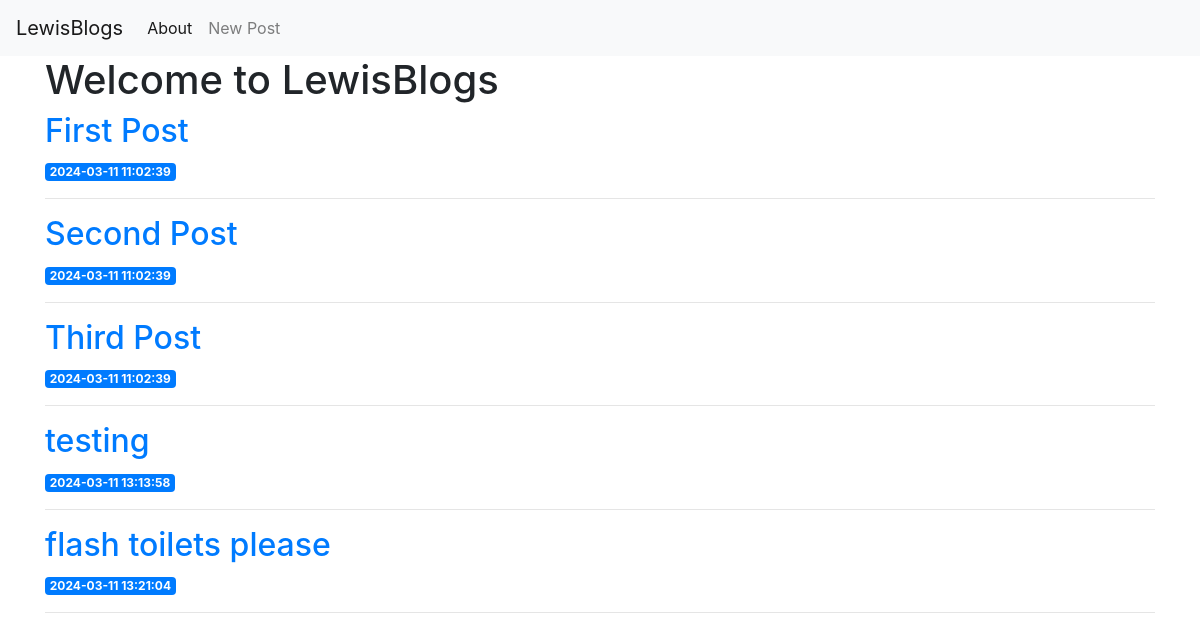
The page / on the database its author committed.
### tables this page shows
CREATE TABLE posts (
    id INTEGER PRIMARY KEY AUTOINCREMENT,
    created TIMESTAMP NOT NULL DEFAULT CURRENT_TIMESTAMP,
    title TEXT NOT NULL,
    content NOT NULL
);

### app.py (the view)
@app.route('/')
def index():
    conn = get_db_connection()
    posts = conn.execute('SELECT * FROM posts').fetchall()
    conn.close()
    return render_template('index.html', posts=posts)

### app.py (called while the page is built)
def get_db_connection():
    conn = sqlite3.connect('database.db')
    conn.row_factory = sqlite3.Row
    return conn

### templates/index.html
{% extends 'base.html' %}
{% block content %}
    <h1>{% block title %} Welcome to LewisBlogs {% endblock %}</h1>
    {% for post in posts %}
        <a href=" {{ url_for('post', post_id=post['id']) }} ">
            <h2>{{ post['title'] }}</h2>
        </a>
        <span class="badge badge-primary">{{ post['created'] }}</span>
        <hr>
    {% endfor %}
{% endblock %}

### rows shown on the page
posts: title "First Post", created "2024-03-11 11:02:39"
posts: title "Second Post", created "2024-03-11 11:02:39"
posts: title "Third Post", created "2024-03-11 11:02:39"
posts: title "testing", created "2024-03-11 13:13:58"
posts: title "flash toilets please", created "2024-03-11 13:21:04"
